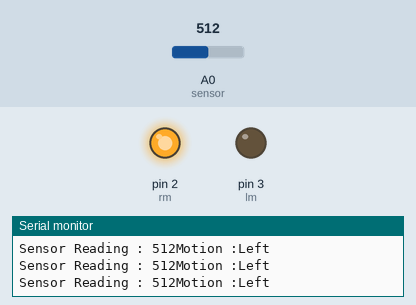
A sketch run on a simulated Arduino Uno, built with avr-gcc and run on an emulated ATmega328P. Shown: output pins drawn as LEDs (lit = HIGH), the last lines printed to the serial monitor. The inputs (shaded band) are chosen by the test bench; at power-on: A0 (sensor) = 512.

Above: at 1.2 s.
1.3 s: A0 (sensor) set to 483
At 2.2 s:
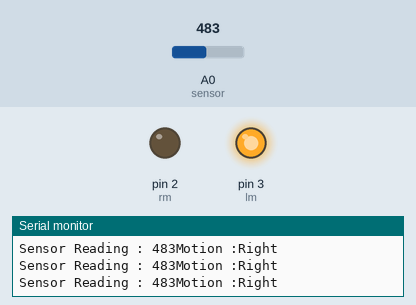
2.8 s: A0 (sensor) set to 1023
At 4.2 s:
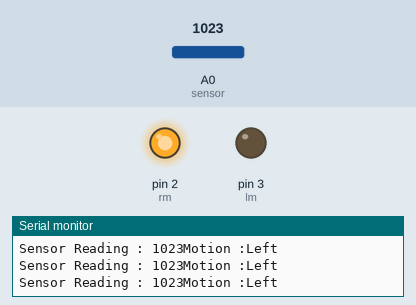
Timing chart, 0 to 5.8 s (numbered marks = the images above; inputs shaded):
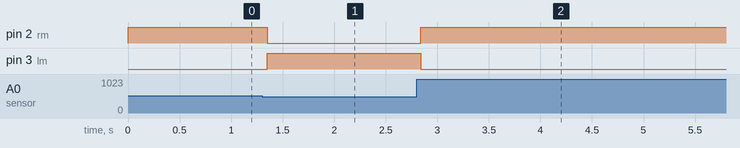

Measured:
- the behaviour switches between 500 and 499 on A0 (sensor) (found by bisection; images 0 and 1)
- after the input at 1.3 s, pin 2 (rm): HIGH → LOW after 0.05 s; pin 3 (lm): LOW → HIGH after 0.05 s
- after the input at 2.8 s, pin 2 (rm): LOW → HIGH at once; pin 3 (lm): HIGH → LOW at once

The sketch:

bot_program.ino
```cpp
const int lm=3;
const int rm=2;
const int gnd=10;
const int sensor=A0;
int thresh=500;
void setup(){
  Serial.begin(9600);
  pinMode(gnd,OUTPUT);
  pinMode(lm,OUTPUT);
  pinMode(rm,OUTPUT);
  pinMode(sensor,INPUT);
}
void loop(){
  digitalWrite(gnd,0);
  int value=analogRead(sensor);
  Serial.print("Sensor Reading : ");
  Serial.print(value);
  Serial.print("Motion :");
  if(value<thresh){
    goRight();
  } else {
    goLeft();
  }
}
void goLeft(){
  Serial.println("Left");
  digitalWrite(rm,1);
  digitalWrite(lm,0);
}
void goRight(){
  Serial.println("Right");
  digitalWrite(rm,0);
  digitalWrite(lm,1);
}
void goFront(){
  Serial.println("Front");
  digitalWrite(rm,1);
  digitalWrite(lm,1);
}
void stopBot(){
  Serial.println("Stop");
  digitalWrite(lm,0);
  digitalWrite(rm,0);
}
```
